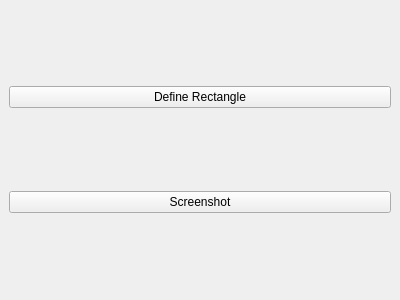
<?xml version="1.0" encoding="UTF-8"?>
<ui version="4.0">
 <class>MainWindow</class>
 <widget class="QMainWindow" name="MainWindow">
  <property name="geometry">
   <rect>
    <x>0</x>
    <y>0</y>
    <width>400</width>
    <height>300</height>
   </rect>
  </property>
  <property name="windowTitle">
   <string>Screenshot App</string>
  </property>
  <widget class="QWidget" name="centralwidget">
   <layout class="QVBoxLayout" name="verticalLayout">
    <item>
     <widget class="QPushButton" name="defineRectangleButton">
      <property name="text">
       <string>Define Rectangle</string>
      </property>
     </widget>
    </item>
    <item>
     <widget class="QPushButton" name="screenshotButton">
      <property name="text">
       <string>Screenshot</string>
      </property>
     </widget>
    </item>
   </layout>
  </widget>
 </widget>
 <resources/>
 <connections/>
</ui>
